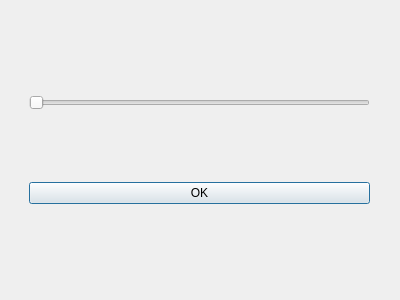
<?xml version="1.0" encoding="UTF-8"?>
<ui version="4.0">
 <class>Dialog</class>
 <widget class="QDialog" name="Dialog">
  <property name="geometry">
   <rect>
    <x>0</x>
    <y>0</y>
    <width>400</width>
    <height>300</height>
   </rect>
  </property>
  <property name="windowTitle">
   <string>Яркость</string>
  </property>
  <widget class="QWidget" name="verticalLayoutWidget">
   <property name="geometry">
    <rect>
     <x>-1</x>
     <y>-1</y>
     <width>401</width>
     <height>301</height>
    </rect>
   </property>
   <layout class="QVBoxLayout" name="main_layout">
    <property name="leftMargin">
     <number>30</number>
    </property>
    <property name="topMargin">
     <number>30</number>
    </property>
    <property name="rightMargin">
     <number>30</number>
    </property>
    <property name="bottomMargin">
     <number>30</number>
    </property>
    <item>
     <widget class="QSlider" name="slider">
      <property name="orientation">
       <enum>Qt::Horizontal</enum>
      </property>
     </widget>
    </item>
    <item>
     <widget class="QPushButton" name="button_ok">
      <property name="text">
       <string>OK</string>
      </property>
     </widget>
    </item>
   </layout>
  </widget>
 </widget>
 <resources/>
 <connections/>
</ui>
